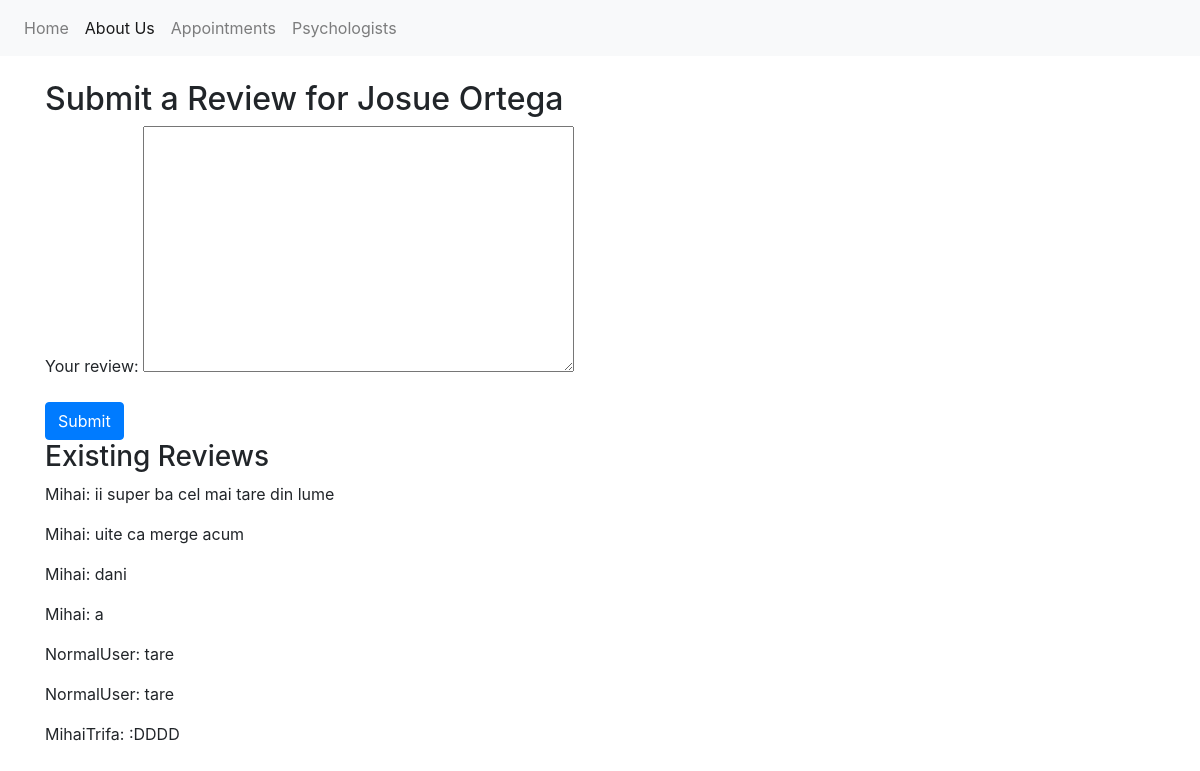
Page /psychologists/1/submit_review/ on the committed database.
### authentification/models.py (models this page shows, shortened)
class Psychologist(models.Model):
    name = models.CharField(max_length=100)
    therapy_type = models.CharField(max_length=100)
    cv = models.TextField()
    image = models.ImageField(upload_to='psychologists/', blank=True, null=True)

class Review(models.Model):
    psychologist = models.ForeignKey(Psychologist, on_delete=models.CASCADE)
    user = models.ForeignKey(get_user_model(), on_delete=models.CASCADE)
    content = models.TextField()
    created_at = models.DateTimeField(auto_now_add=True)

class CustomUser(AbstractUser):
    username = models.CharField(max_length=255,unique=True)
    first_name = models.CharField(max_length=100)
    last_name = models.CharField(max_length=100)
    password = models.CharField(max_length=100)
    password_confirmation = models.CharField(max_length=100)
    country = models.CharField(max_length=100)
    county = models.CharField(max_length=100)
    city = models.CharField(max_length=100)
    street = models.CharField(max_length=255)
    postal_code = models.CharField(max_length=20)
    phone = models.CharField(max_length=20, default='')
    groups = models.ManyToManyField(Group, related_name='customuser_set', blank=True)
    user_permissions = models.ManyToManyField(Permission, related_name='customuser_set', blank=True)
    def __str__(self):
        return self.username
    class Meta:
        app_label = 'authentification'

### authentification/views.py (the view)
# urls.py: path('psychologists/<int:psychologist_id>/submit_review/', views.submit_review, name='submit_review'),
def submit_review(request, psychologist_id):
    psychologist = get_object_or_404(Psychologist, id=psychologist_id)
    reviews = Review.objects.filter(psychologist=psychologist)
    if request.method == 'POST':
        form = ReviewForm(request.POST)
        if form.is_valid():
            content = form.cleaned_data['content']
            user = request.user
            review = Review(psychologist=psychologist, user=user, content=content)
            review.save()
            return redirect('psychologists')
    else:
        form = ReviewForm()
    return render(request, 'review.html', {'form': form, 'psychologist': psychologist, 'reviews': reviews})

### authentification/forms.py
class ReviewForm(forms.Form):
    content = forms.CharField(label='Your review', widget=forms.Textarea)

### templates/review.html (shortened to what this page needs)
<!DOCTYPE html>
<html>
<head>
    <link rel="stylesheet" href="https://stackpath.bootstrapcdn.com/bootstrap/4.5.2/css/bootstrap.min.css">
    {% load static %}
</head>
<body>
    <nav class="navbar navbar-expand-lg navbar-light bg-light">
        <ul class="navbar-nav">
            <li class="nav-item">
                <a class="nav-link" href="{% url 'homepage' %}">Home</a>
            </li>
            <li class="nav-item active">
                <a class="nav-link" href="#">About Us <span class="sr-only">(current)</span></a>
            </li>
            <li class="nav-item">
                <a class="nav-link" href="{% url 'appointments' %}">Appointments</a>
            </li>
            <li class="nav-item">
                <a class="nav-link" href="{% url 'psychologists' %}">Psychologists</a>
            </li>
        </ul>
    </nav>
    {% block content %}
    <div class="container mt-4">
        <h2>Submit a Review for {{ psychologist.name }}</h2>
        <form method="post">
            {{ form.as_p }}
            <button type="submit" class="btn btn-primary">Submit</button>
        </form>
        <h3>Existing Reviews</h3>
        {% for review in reviews %}
            <div class="review">
                <p>{{ review.user }}: {{ review.content }}</p>
            </div>
        {% endfor %}
    </div>
    {% endblock %}
</body>
</html>

### rows in the picture
Psychologist: name "Josue Ortega"
Review: user "Mihai", content "ii super ba cel mai tare din lume"
Review: user "Mihai", content "uite ca merge acum"
Review: user "Mihai", content "dani"
Review: user "Mihai", content "a"
Review: user "NormalUser", content "tare"
Review: user "NormalUser", content "tare"
Review: user "MihaiTrifa", content ":DDDD"
